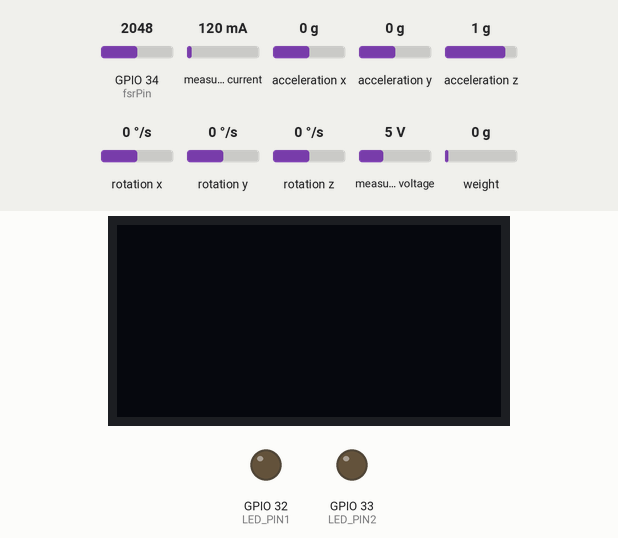
The sketch below on a simulated ESP32. On the bench: 128×64 one-colour display, output pins drawn as LEDs (lit = HIGH). The test bench sets the inputs (shaded band); at power-on: weight on the scale 0 g, GPIO 34 (fsrPin) = 2048, measured current 120 mA, acceleration x 0 g, acceleration y 0 g, acceleration z 1 g, rotation x 0 °/s, rotation y 0 °/s, rotation z 0 °/s, measured voltage 5 V. The OLED is the two-colour kind (top 16 rows yellow); what the sketch prints to the serial monitor is not drawn.

Above: at 5.5 s.
5.6 s: weight on the scale set to 100 g
At 6.2 s:
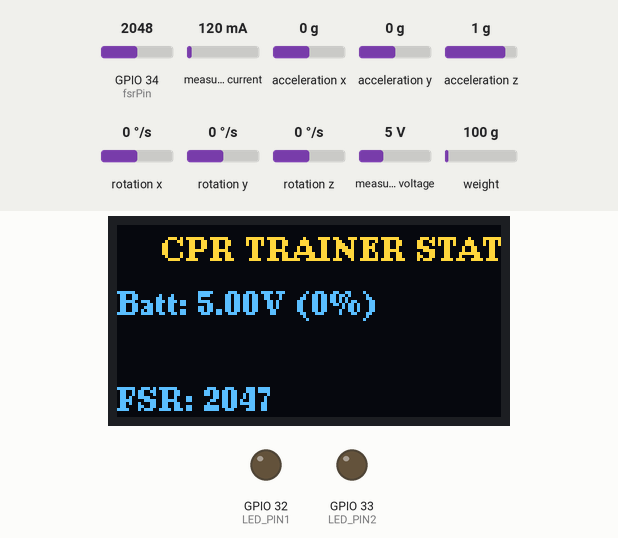
7.1 s: weight on the scale set to 109 g
At 8.1 s:
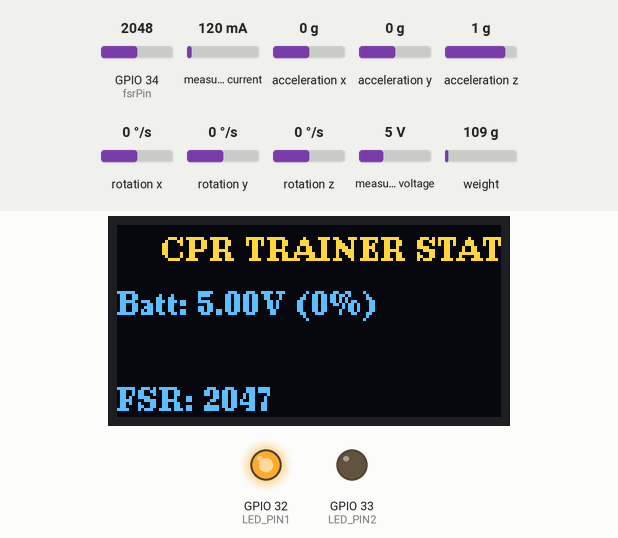
8.7 s: GPIO 34 (fsrPin) set to 53
At 9.0 s:
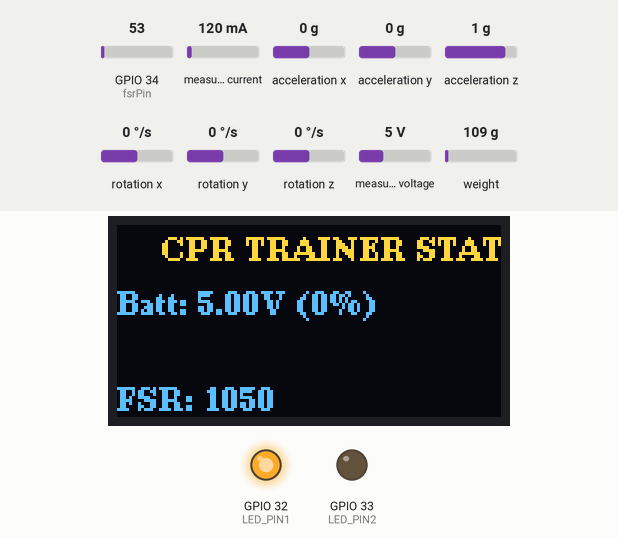
10.4 s: GPIO 34 (fsrPin) set to 50
At 11.6 s:
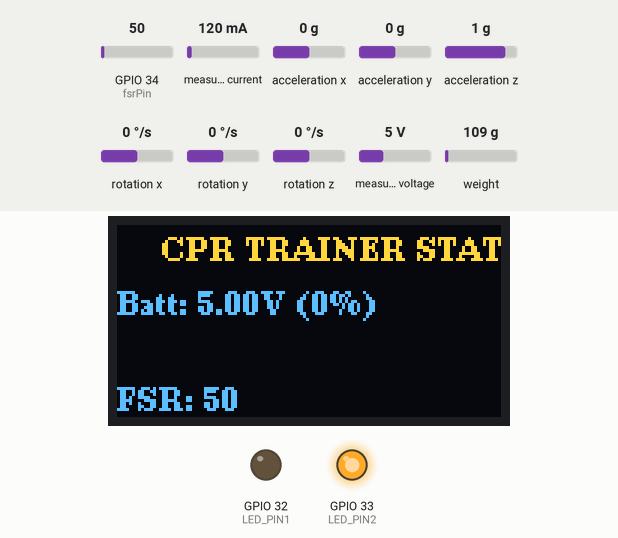
12.2 s: GPIO 34 (fsrPin) set to 122
At 13.6 s:
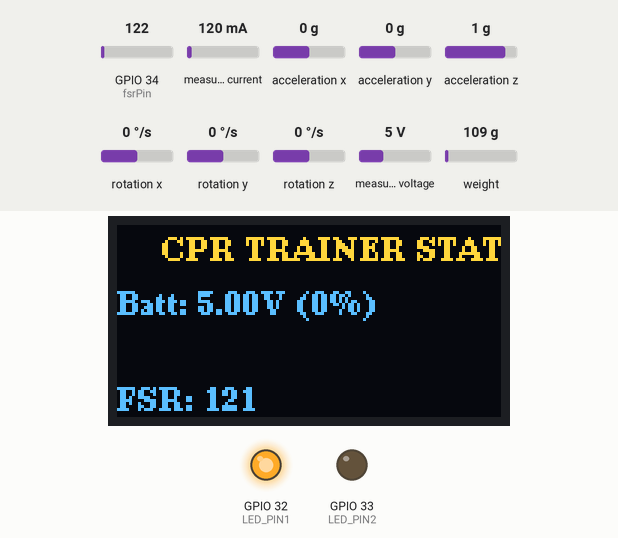
13.8 s: GPIO 34 (fsrPin) set to 10
At 16.3 s:
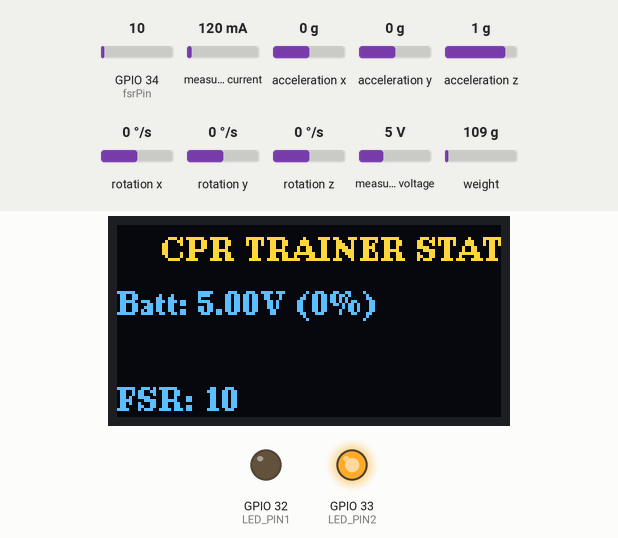
Timing chart, 0 to 16.7 s (numbered marks = the images above; inputs shaded):
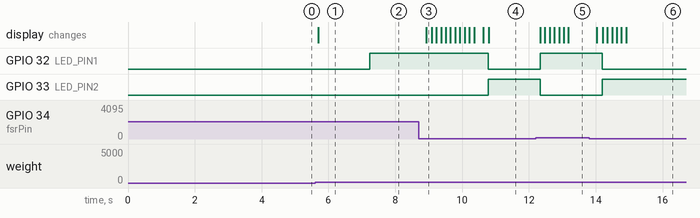

The sketch:

esp32_main.ino
```cpp
#include "Wire.h"
#include <HX711.h>
#include <INA226_WE.h>
#include <MPU6050_light.h>
#include <U8g2lib.h>
#include <math.h>
#include <ArduinoJson.h>

// ===============================
// PIN & ADDRESS SETTINGS
// ===============================
#define HX_DOUT 18
#define HX_SCK 19
#define fsrPin 34
#define LED_PIN1 32
#define LED_PIN2 33
#define I2C_ADDRESS_INA 0x40

// ใช้สำหรับ OLED SH1106 128x64 I2C
U8G2_SH1106_128X64_NONAME_F_HW_I2C display(U8G2_R0, /* reset=*/U8X8_PIN_NONE);

HX711 scale;
MPU6050 mpu(Wire);
INA226_WE ina226 = INA226_WE(I2C_ADDRESS_INA);

int fsrValue;
int fsrPeak = 0;
int fsrFiltered = 0;
const float FSR_ALPHA = 0.5;

unsigned long mpuTimer = 0;

// ===============================
// CALIBRATION
// ===============================
const float COUNTS_PER_KG = 21900.0f;

// ===============================
// CPR SETTINGS
// ===============================
const float PRESS_START_KG = 2.0f;
const float GOOD_FORCE_MIN = 10.0f;
const float GOOD_FORCE_MAX = 20.0f;
const float RELEASE_OK_KG = 1.5f;

const float GOOD_BPM_MIN = 100.0f;
const float GOOD_BPM_MAX = 120.0f;

const int FSR_THRESHOLD = 50;

// ===============================
const float FILTER_ALPHA = 0.60f;
const float AUTOZERO_KG = 1.5f;
const float ZERO_DEADBAND_KG = 0.15f;

const unsigned long MIN_PRESS_INTERVAL_MS = 250;
const unsigned long LOOP_DELAY_MS = 10;

// ===============================
long offsetValue = 0;
float filteredKg = 0;
bool filterInit = false;

bool isPressing = false;
unsigned long pressCount = 0;
unsigned long lastPressStartMs = 0;
float currentBPM = 0;

float currentPeakKg = 0;
bool recoilGood = false;

// Battery (global — อัปเดตใน mpuTimer, ใช้ใน sendCompressionJson)
float g_batt_v   = 0;
float g_batt_pct = 0;

// ===== MPU DEPTH CALC =====
float velocity = 0;
float depth = 0;
float peakDepth = 0;

unsigned long lastMPUTime = 0;
// ===============================
bool waitReady(uint32_t timeout = 60) {
  uint32_t start = millis();
  while (!scale.is_ready()) {
    if (millis() - start > timeout)
      return false;
    delay(1);
  }
  return true;
}

long readRaw() {
  if (waitReady())
    return scale.read();
  return 0;
}

void tareScale() {
  Serial.println("Taring...");
  delay(1200);
  long sum = 0;
  int count = 0;
  for (int i = 0; i < 20; i++) {
    if (waitReady()) {
      sum += scale.read();
      count++;
    }
    delay(5);
  }
  offsetValue = sum / count;
  Serial.print("OFFSET=");
  Serial.println(offsetValue);
}

float netToKg(long net) { return fabs((float)net) / COUNTS_PER_KG; }

const char *forceStatus(float kg) {
  if (kg < PRESS_START_KG)
    return "IDLE";
  if (kg < GOOD_FORCE_MIN)
    return "TOO LIGHT";
  if (kg <= GOOD_FORCE_MAX)
    return "GOOD";
  return "TOO HARD";
}

const char *rateStatus(float bpm) {
  if (bpm <= 0)
    return "WAIT";
  if (bpm < GOOD_BPM_MIN)
    return "TOO SLOW";
  if (bpm > GOOD_BPM_MAX)
    return "TOO FAST";
  return "GOOD RATE";
}

const char *rateStatusFSR(float fsrPeak) {
  if (fsrPeak <= 0)
    return "BAD";
  if (fsrPeak < 400)
    return "GOOD";
  return "VERY GOOD";
}

// ===============================
// JSON OUTPUT FUNCTIONS
// ===============================

// ส่งข้อมูล live ทุก 100ms (สำหรับ live.html real-time cards)
void sendLiveJson(float forceLive, int fsrLive, float batt_v, float batt_pct) {
    StaticJsonDocument<200> doc;
    doc["type"]     = "live";
    doc["force"]    = round(forceLive * 10) / 10.0;
    doc["fsr"]      = fsrLive;
    doc["batt_v"]   = round(batt_v * 100) / 100.0;
    doc["batt_pct"] = (int)batt_pct;
    serializeJson(doc, Serial);
    Serial.println();
}

// ส่งข้อมูลทุกครั้งที่กดเสร็จ (สำหรับ live.html event + training.js)
void sendCompressionJson(unsigned long id, float peakKg, float bpm,
                         bool recoil, int fsr, float depth_cm,
                         const char* quality) {
    StaticJsonDocument<300> doc;
    doc["type"]       = "compression";
    doc["id"]         = id;
    doc["force"]      = round(peakKg  * 10) / 10.0;
    doc["depth"]      = round(depth_cm * 10) / 10.0;
    doc["bpm"]        = round(bpm     * 10) / 10.0;
    doc["recoil"]     = recoil;
    doc["fsr"]        = fsr;
    doc["quality"]    = quality;
    doc["batt_v"]     = round(g_batt_v   * 100) / 100.0;
    doc["batt_pct"]   = (int)g_batt_pct;
    serializeJson(doc, Serial);
    Serial.println();
}

// ===============================
void printCompression(unsigned long id, float peakKg, float bpm, bool recoil,
                      int fsrPeak, float depth_cm) {
  Serial.print("#");
  Serial.print(id);
  Serial.print(" Force: ");
  Serial.print(peakKg, 1);
  Serial.print(" kg");
  Serial.print("\t | ");
  Serial.print(forceStatus(peakKg));
  Serial.print("\t | BPM: ");
  Serial.print(bpm, 1);
  Serial.print("\t | ");
  Serial.print(rateStatus(bpm));
  Serial.print("\t | Recoil: ");
  Serial.print(recoil ? "GOOD" : "BAD");
  Serial.print("\t | FSR: ");
  Serial.print(fsrPeak);
  Serial.print("\t | ");
  Serial.print(rateStatusFSR(fsrPeak));
  Serial.print("\t | Depth: ");
  Serial.print(depth_cm, 1);
  Serial.print(" cm");
  if (depth_cm >= 5 && depth_cm <= 6) {
    Serial.println(" | GOOD");
  } else {
    Serial.println(" | BAD");
  }

  // JSON line (→ server.js → WebSocket → live.html / training.html)
  sendCompressionJson(id, peakKg, bpm, recoil, fsrPeak, depth_cm, forceStatus(peakKg));
}

// ===============================
void setup() {
  Serial.begin(115200);
  Wire.begin(21, 22);

  display.begin(); // OLED
  pinMode(LED_PIN1, OUTPUT);
  pinMode(LED_PIN2, OUTPUT);

  scale.begin(HX_DOUT, HX_SCK);
  while (!scale.is_ready()) {
    Serial.print(".");
    delay(100);
  }
  Serial.println("HX711 ready");
  tareScale();

  byte status = mpu.begin();
  if (status != 0) {
    while (1) {
      Serial.println("MPU NOT CONNECTED!!");
      delay(1000);
    }
  }
  mpu.calcOffsets();

  if (!ina226.init()) {
    Serial.println("INA226 NOT CONNECTED!!");
  } else {
    ina226.waitUntilConversionCompleted();
  }

  lastMPUTime = millis();

  // Startup JSON
  StaticJsonDocument<128> doc;
  doc["type"]  = "status";
  doc["ready"] = true;
  doc["msg"]   = "ESP32 Ready";
  serializeJson(doc, Serial);
  Serial.println();
}

// ===============================
void loop() {
  mpu.update();

  // ===== CALCULATE DEPTH FROM MPU =====
  unsigned long nowTime = millis();
  float dt = (nowTime - lastMPUTime) / 1000.0; // sec
  lastMPUTime = nowTime;

  // อ่านค่า Z (ขึ้น-ลง)
  float accZ = mpu.getAccZ() - 1.0; // ลบ gravity
  float accZ_ms2 = accZ * 9.81;

  // กรอง noise
  if (abs(accZ_ms2) < 0.2)
    accZ_ms2 = 0;

  // อินทิเกรต
  velocity += accZ_ms2 * dt;
  depth += velocity * dt;

  // ไม่ให้ติดลบ
  if (depth < 0)
    depth = 0;

  // เก็บค่าลึกสุด
  if (depth > peakDepth) {
    peakDepth = depth;
  }

  /*
  Serial.println(depth * 100);
  depth = 0;
  */

  int rawFSR = analogRead(fsrPin);
  fsrFiltered = FSR_ALPHA * rawFSR + (1.0 - FSR_ALPHA) * fsrFiltered;
  fsrValue = fsrFiltered;

  long raw = readRaw();
  if (raw == 0)
    return;

  long net = raw - offsetValue;
  float kg = netToKg(net);

  if (kg < AUTOZERO_KG) {
    offsetValue = offsetValue * 0.998 + raw * 0.002;
  }

  if (!filterInit) {
    filteredKg = kg;
    filterInit = true;
  } else {
    filteredKg = FILTER_ALPHA * kg + (1.0 - FILTER_ALPHA) * filteredKg;
  }

  float displayKg = filteredKg;
  if (displayKg < ZERO_DEADBAND_KG)
    displayKg = 0;

  bool fsrPressed = fsrValue > FSR_THRESHOLD;
  bool nowPressing = (displayKg >= PRESS_START_KG) && fsrPressed;

  // ================= OLED & SERIAL PRINT (ทุก 100ms) =================
  if ((millis() - mpuTimer) > 100) {
    float vBatt = ina226.getBusVoltage_V();
    float curmA = ina226.getCurrent_mA();

    // คำนวณ % แบตเตอรี่คร่าวๆ (อ้างอิง 3.3V - 4.2V สำหรับ 1 Cell)
    // หากใช้แบต 2 ก้อน (7.4V) ให้เปลี่ยน 3.3 เป็น 6.6 และ 4.2 เป็น 8.4
    float battPercentage = ((vBatt - 6.6) / (8.4 - 6.6)) * 100.0;
    if (battPercentage > 100)
      battPercentage = 100;
    if (battPercentage < 0)
      battPercentage = 0;

    // --- แสดงผลบนหน้าจอ OLED ---
    display.clearBuffer();
    display.setFont(u8g2_font_ncenB08_tr);
    display.drawStr(15, 12, "CPR TRAINER STATUS");

    display.setCursor(0, 30);
    display.print("Batt: ");
    display.print(vBatt, 2);
    display.print("V (");
    display.print((int)battPercentage);
    display.print("%)");

    /*
    display.setCursor(0, 45);
    display.print("Current: "); display.print(curmA, 1); display.print(" mA");
    */

    display.setCursor(0, 62);
    display.print("FSR: ");
    display.print(fsrValue);

    /*
    display.print("  KG: "); display.print(displayKg, 1);
    */

    display.sendBuffer();

    g_batt_v = vBatt;
    g_batt_pct = battPercentage;
    sendLiveJson(displayKg, fsrValue, vBatt, battPercentage);

    // --- Serial Print ---
    /*
    Serial.print("V: "); Serial.print(vBatt);
    Serial.print("\tI: "); Serial.print(curmA);
    Serial.print("\tFSR: "); Serial.println(fsrValue);
    */

    mpuTimer = millis();
  }

  // ================= ORIGINAL LOGIC =================
  if (nowPressing && !isPressing) {
    unsigned long now = millis();
    if (lastPressStartMs > 0) {
      unsigned long dt = now - lastPressStartMs;
      if (dt >= MIN_PRESS_INTERVAL_MS)
        currentBPM = 60000.0 / dt;
    }
    lastPressStartMs = now;
    pressCount++;
    currentPeakKg = displayKg;

    digitalWrite(LED_PIN2, LOW);
    digitalWrite(LED_PIN1, HIGH);
  }

  if (nowPressing) {
    if (displayKg > currentPeakKg)
      currentPeakKg = displayKg;
    if (fsrValue > fsrPeak)
      fsrPeak = fsrValue;
  }

  if (!nowPressing && isPressing) {
    recoilGood = displayKg <= RELEASE_OK_KG;

    float depth_cm = peakDepth * 100.0; // DEPTH RESULT

    printCompression(pressCount, currentPeakKg, currentBPM, recoilGood, fsrPeak,
                     depth_cm);
    fsrPeak = 0;

    // reset depth
    velocity = 0;
    depth = 0;
    peakDepth = 0;

    digitalWrite(LED_PIN1, LOW);

    digitalWrite(LED_PIN2, HIGH);
    // delay(80);
  }

  isPressing = nowPressing;
  delay(LOOP_DELAY_MS);
}
```

Measured:
- the behaviour switches between 104 and 105 g on weight on the scale (found by bisection; images 1 and 2)
- the behaviour switches between 51 and 50 on GPIO 34 (fsrPin) (found by bisection; images 3 and 4)
- after the input at 5.6 s, the display: changes after 0.09 s (image 1)
- after the input at 7.1 s, GPIO 32 (LED_PIN1): LOW → HIGH after 0.14 s
- after the input at 8.7 s, the display: changes after 0.23 s (image 3)
- after the input at 10.4 s, GPIO 32 (LED_PIN1): HIGH → LOW after 0.39 s; GPIO 33 (LED_PIN2): LOW → HIGH after 0.39 s; the display: first changes after 0.24 s (image 4 shows a later state)
- after the input at 12.2 s, GPIO 32 (LED_PIN1): LOW → HIGH after 0.14 s; GPIO 33 (LED_PIN2): HIGH → LOW after 0.14 s; the display: first changes after 0.14 s (image 5 shows a later state)
- after the input at 13.8 s, GPIO 32 (LED_PIN1): HIGH → LOW after 0.39 s; GPIO 33 (LED_PIN2): LOW → HIGH after 0.39 s; the display: first changes after 0.23 s (image 6 shows a later state)
